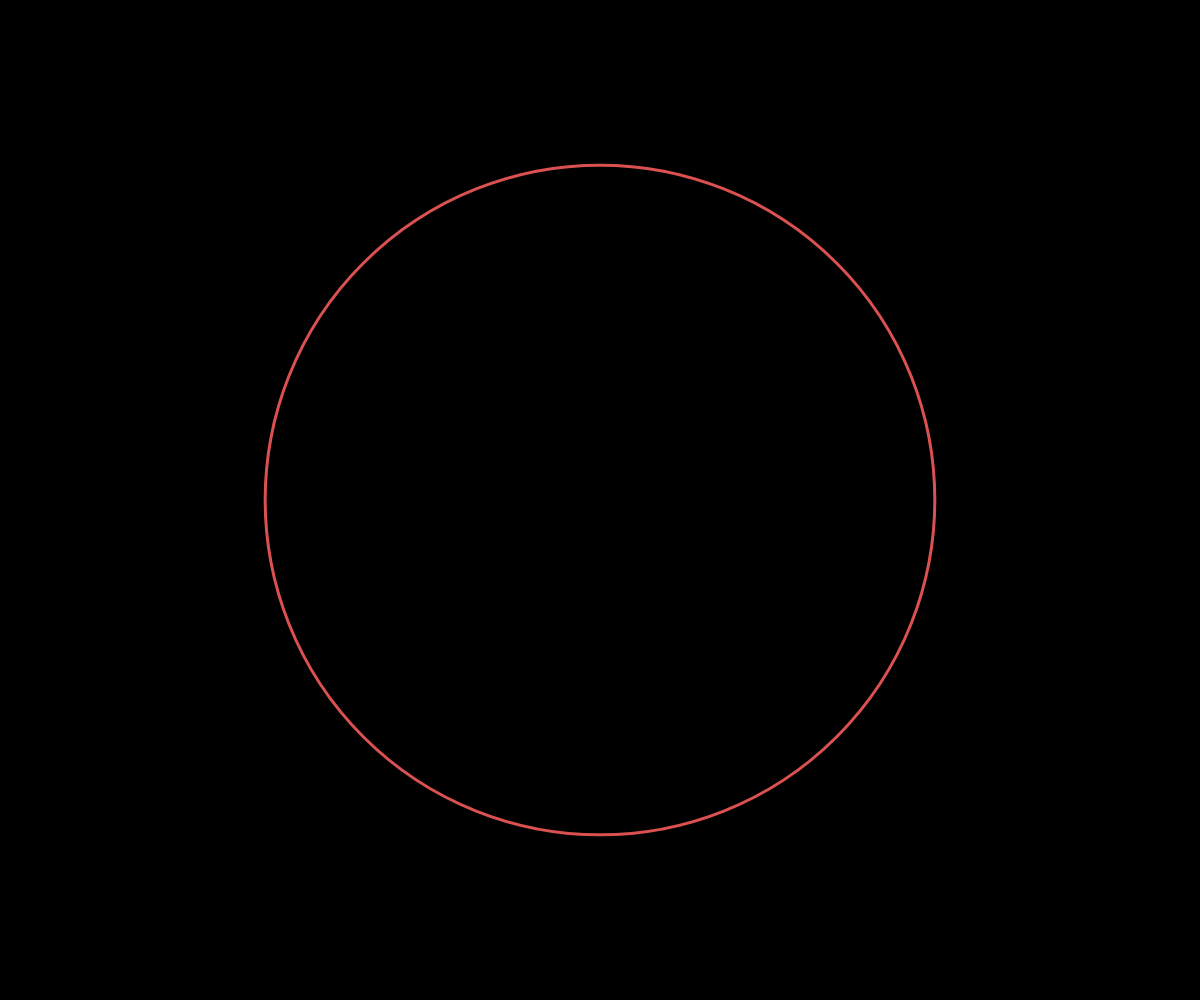
Frame 1 (no input)
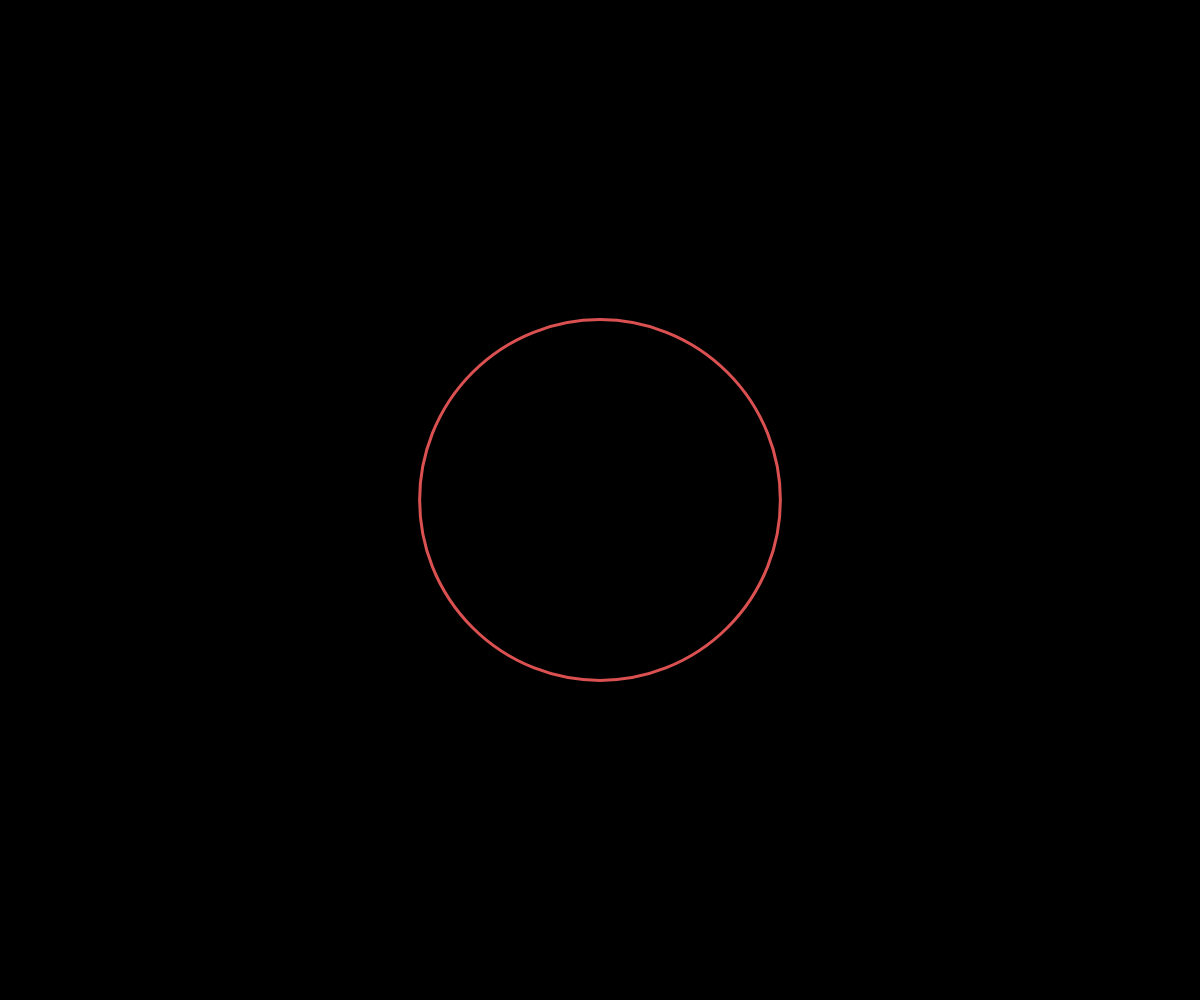
Frame 60 (no input)
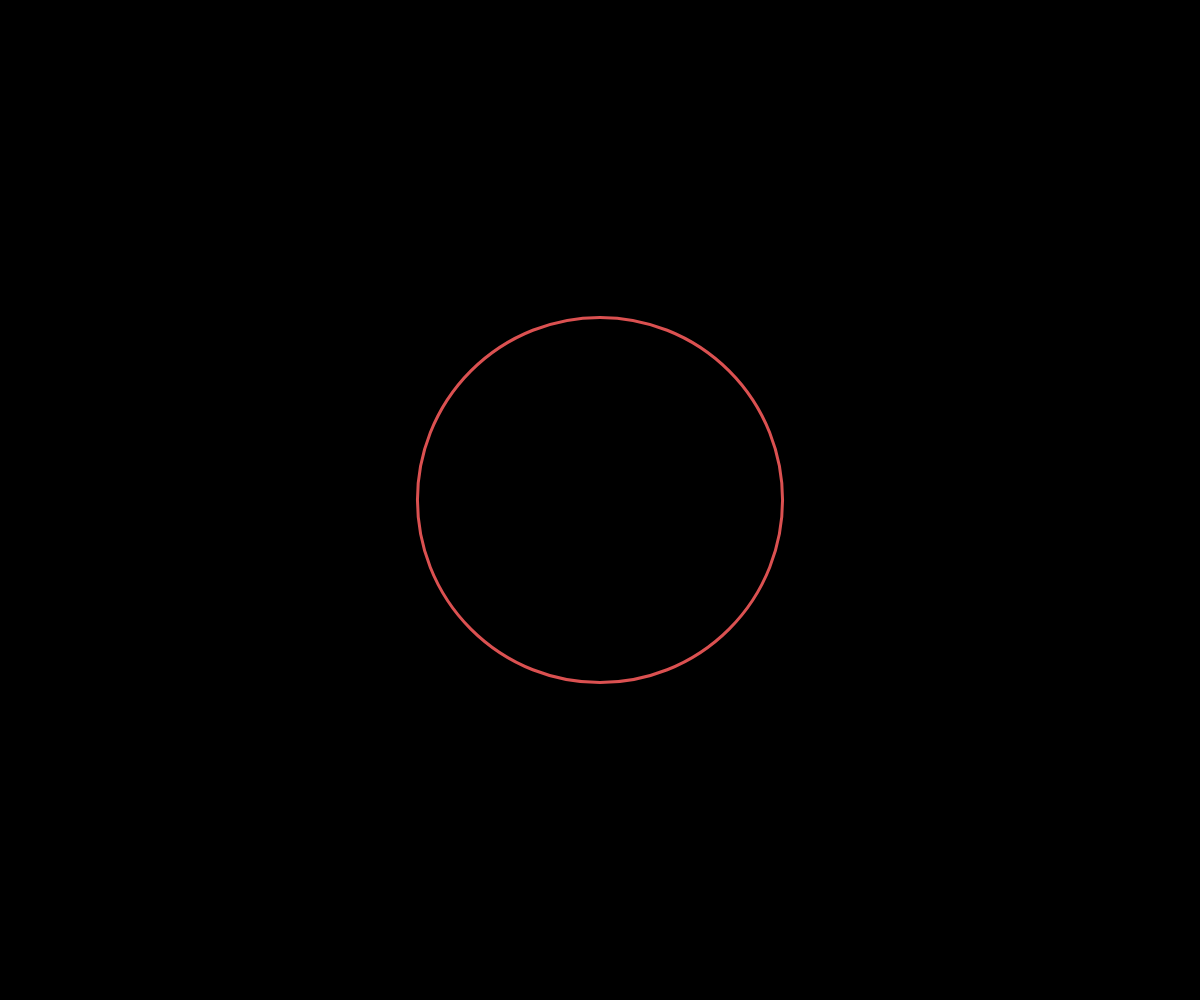
Frame 120 (the mouse pressed at the canvas centre since frame 60)

The p5.js sketch that drew these frames (run headless with seeded random() and noise() and a simulated clock; from frame 60 on, the mouse is pressed at the canvas centre):

// p5.js sketch
// ── sketch.js
let speed = 0.01;
let noisePosition = 0;

function setup() {
  createCanvas(windowWidth, windowHeight);
  
}

function draw() {
  background("rgb(0,0,0)");
  translate(width/2, height/2);
  strokeWeight(3);
  stroke("rgba(219, 81, 81, 1)");
  noFill();
  let diam = noise(noisePosition);
  diam = map(diam, 0, 1, 0, height);
  circle(0,0,diam);

noisePosition = noisePosition + speed;
}
